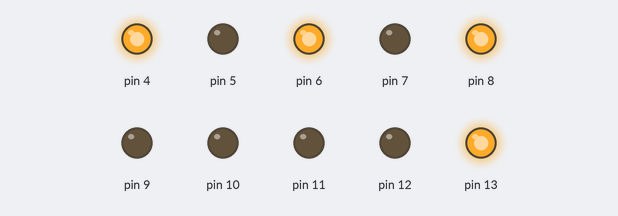
A sketch run on a simulated Arduino Uno, built with avr-gcc and run on an emulated ATmega328P. On the bench: output pins drawn as LEDs (lit = HIGH).

Above: at 1.5 s.
At 4.1 s:
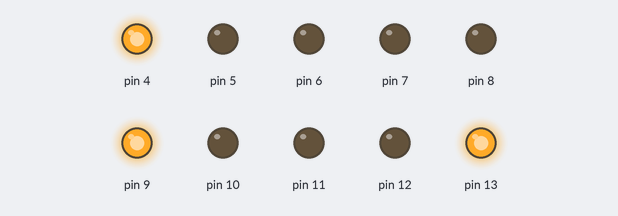
At 6.9 s:
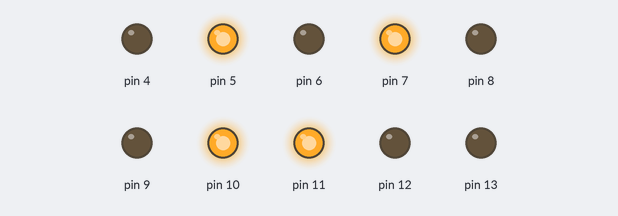
At 8.5 s:
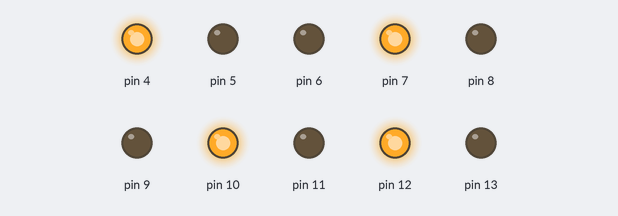
At 10.3 s:
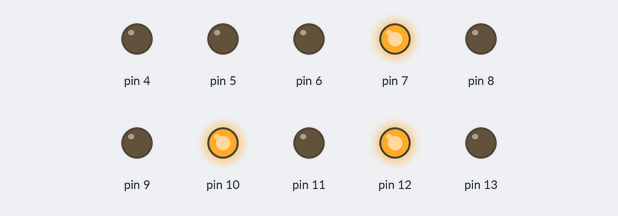
At 13.9 s:
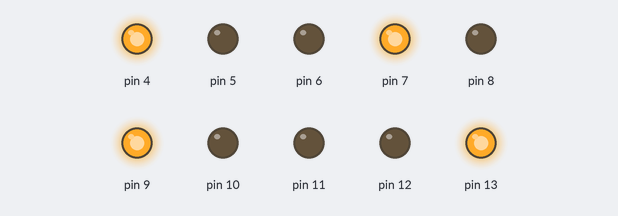
Timing chart, 0 to 14.2 s (numbered marks = the images above):
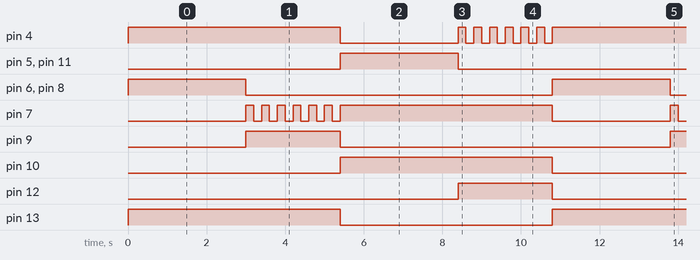

The sketch:

aula_23_cruzamento_1.ino
```cpp
/*
Autor: Giuliano Keler Chicarelli
Nome programa: Semaforo
Descrição: Cruzamento
Data: 20/02/2025
*/


void setup()
{
  pinMode(8, OUTPUT);
  pinMode(9, OUTPUT);
  pinMode(10, OUTPUT);
  pinMode(11, OUTPUT);
  pinMode(12, OUTPUT);
  pinMode(13, OUTPUT);
  pinMode(4, OUTPUT);
  pinMode(5, OUTPUT);
  pinMode(6, OUTPUT);
  pinMode(7, OUTPUT);
}

void loop()
{
  digitalWrite(13, HIGH);//vermelho (L)
  digitalWrite(4, HIGH);//pedestre(R) vermelho
  digitalWrite(6, HIGH);//pedestre(L) verde
  digitalWrite(8, HIGH);//verde (R)
  delay(3000);
  digitalWrite(8, LOW);
  digitalWrite(9, HIGH);//amarelo (R)
  digitalWrite(8, LOW);
  digitalWrite(6, LOW);
  digitalWrite(7, HIGH);
  delay(200);
  digitalWrite(7, LOW);
  delay(200);
  digitalWrite(7, HIGH);
  delay(200);
  digitalWrite(7, LOW);
  delay(200);
  digitalWrite(7, HIGH);
  delay(200);
  digitalWrite(7, LOW);
  delay(200);
  digitalWrite(7, HIGH);
  delay(200);
  digitalWrite(7, LOW);
  delay(200);
  digitalWrite(7, HIGH);
  delay(200);
  digitalWrite(7, LOW);
  delay(200);
  digitalWrite(7, HIGH);
  delay(200);
  digitalWrite(7, LOW);
  delay(200);
  digitalWrite(9, LOW);
  digitalWrite(10, HIGH);//vermelho (R)
  digitalWrite(4, LOW);//pedestre(R) vermelho
  digitalWrite(6, LOW);//pedestre(L) verde
  digitalWrite(5, HIGH);//pedestre(R) verde
  digitalWrite(7, HIGH);//pedestre(L)vermelho
  digitalWrite(13, LOW);
  digitalWrite(11, HIGH);//verde (L)
  delay(3000);
  digitalWrite(11, LOW);
  digitalWrite(12, HIGH);//amarelo (L)
  digitalWrite(5, LOW);
  digitalWrite(4, HIGH);
  delay(200);
  digitalWrite(4, LOW);
  delay(200);
  digitalWrite(4, HIGH);
  delay(200);
  digitalWrite(4, LOW);
  delay(200);
  digitalWrite(4, HIGH);
  delay(200);
  digitalWrite(4, LOW);
  delay(200);
  digitalWrite(4, HIGH);
  delay(200);
  digitalWrite(4, LOW);
  delay(200);
  digitalWrite(4, HIGH);
  delay(200);
  digitalWrite(4, LOW);
  delay(200);
  digitalWrite(4, HIGH);
  delay(200);
  digitalWrite(4, LOW);
  delay(200);
  digitalWrite(12, LOW);
  digitalWrite(10, LOW);
  digitalWrite(5, LOW);//pedestre(R) verde
  digitalWrite(7, LOW);//pedestre(L)vermelho
}
```

Measured:
- by itself, pin 4: repeats every 10.8 s: LOW 3.0 s, 6 × (HIGH 0.20 s, LOW 0.20 s), HIGH 5.4 s
- by itself, pin 5, pin 6, pin 8, pin 11: alternates HIGH for 3.0 s and LOW for 7.8 s
- by itself, pin 7: repeats every 10.8 s: 5 × (LOW 0.20 s, HIGH 0.20 s), LOW 0.20 s, HIGH 5.4 s, LOW 3.0 s, HIGH 0.20 s
- by itself, pin 9, pin 12: alternates HIGH for 2.4 s and LOW for 8.4 s
- by itself, pin 10, pin 13: alternates HIGH for 5.4 s and LOW for 5.4 s
